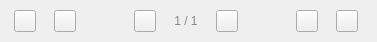
   <widget class="QWidget" name="pagesWindow">
    <property name="minimumSize">
     <size>
      <width>0</width>
      <height>42</height>
     </size>
    </property>
    <property name="maximumSize">
     <size>
      <width>16777215</width>
      <height>42</height>
     </size>
    </property>
    <property name="windowTitle">
     <string>PagesWindow</string>
    </property>
    <property name="styleSheet">
     <string notr="true">#pagesWindow{
	background-color: #fff2f2f2;
}</string>
    </property>
    <layout class="QHBoxLayout" name="horizontalLayout">
     <property name="spacing">
      <number>18</number>
     </property>
     <property name="leftMargin">
      <number>14</number>
     </property>
     <property name="topMargin">
      <number>10</number>
     </property>
     <property name="rightMargin">
      <number>19</number>
     </property>
     <property name="bottomMargin">
      <number>10</number>
     </property>
     <item>
      <widget class="QPushButton" name="btnUndo">
       <property name="minimumSize">
        <size>
         <width>22</width>
         <height>22</height>
        </size>
       </property>
       <property name="maximumSize">
        <size>
         <width>22</width>
         <height>22</height>
        </size>
       </property>
       <property name="styleSheet">
        <string notr="true">QPushButton {
	border-image: url(:/pages/pages/undo-normal.png);
}

QPushButton:pressed {
	border-image: url(:/pages/pages/undo-press.png);
}</string>
       </property>
       <property name="text">
        <string/>
       </property>
      </widget>
     </item>
     <item>
      <widget class="QPushButton" name="btnRedo">
       <property name="minimumSize">
        <size>
         <width>22</width>
         <height>22</height>
        </size>
       </property>
       <property name="maximumSize">
        <size>
         <width>22</width>
         <height>22</height>
        </size>
       </property>
       <property name="styleSheet">
        <string notr="true">QPushButton {
	border-image: url(:/pages/pages/redo-normal.png);
}

QPushButton:pressed {
	border-image: url(:/pages/pages/redo-press.png);
}</string>
       </property>
       <property name="text">
        <string/>
       </property>
      </widget>
     </item>
     <item>
      <spacer name="horizontalSpacer_4">
       <property name="orientation">
        <enum>Qt::Horizontal</enum>
       </property>
       <property name="sizeHint" stdset="0">
        <size>
         <width>40</width>
         <height>20</height>
        </size>
       </property>
      </spacer>
     </item>
     <item>
      <widget class="QPushButton" name="btnLastPage">
       <property name="minimumSize">
        <size>
         <width>22</width>
         <height>22</height>
        </size>
       </property>
       <property name="maximumSize">
        <size>
         <width>22</width>
         <height>22</height>
        </size>
       </property>
       <property name="styleSheet">
        <string notr="true">QPushButton {
	border-image: url(:/pages/pages/left-normal.png);
}

QPushButton:pressed {
	border-image: url(:/pages/pages/left-press.png);
}</string>
       </property>
       <property name="text">
        <string/>
       </property>
      </widget>
     </item>
     <item>
      <widget class="QPushButton" name="btnPageNumber">
       <property name="styleSheet">
        <string notr="true">QPushButton {
	border: none;
	font: bold 14pt &quot;Microsoft YaHei&quot;;
	color: #ff888888;
}

QPushButton:pressed {
	color: #ff006eef;
}</string>
       </property>
       <property name="text">
        <string>1 / 1</string>
       </property>
      </widget>
     </item>
     <item>
      <widget class="QPushButton" name="btnNextPage">
       <property name="minimumSize">
        <size>
         <width>22</width>
         <height>22</height>
        </size>
       </property>
       <property name="maximumSize">
        <size>
         <width>22</width>
         <height>22</height>
        </size>
       </property>
       <property name="styleSheet">
        <string notr="true">QPushButton {
	border-image: url(:/pages/pages/right-normal.png);
}

QPushButton:pressed {
	border-image: url(:/pages/pages/right-press.png);
}</string>
       </property>
       <property name="text">
        <string/>
       </property>
      </widget>
     </item>
     <item>
      <spacer name="horizontalSpacer">
       <property name="orientation">
        <enum>Qt::Horizontal</enum>
       </property>
       <property name="sizeHint" stdset="0">
        <size>
         <width>40</width>
         <height>20</height>
        </size>
       </property>
      </spacer>
     </item>
     <item>
      <widget class="QPushButton" name="btnAddPage">
       <property name="minimumSize">
        <size>
         <width>22</width>
         <height>22</height>
        </size>
       </property>
       <property name="maximumSize">
        <size>
         <width>22</width>
         <height>22</height>
        </size>
       </property>
       <property name="styleSheet">
        <string notr="true">QPushButton {
	border-image: url(:/pages/pages/add-normal.png);
}

QPushButton:pressed {
	border-image: url(:/pages/pages/add-press.png);
}</string>
       </property>
       <property name="text">
        <string/>
       </property>
      </widget>
     </item>
     <item>
      <widget class="QPushButton" name="btnDeletePage">
       <property name="minimumSize">
        <size>
         <width>22</width>
         <height>22</height>
        </size>
       </property>
       <property name="maximumSize">
        <size>
         <width>22</width>
         <height>22</height>
        </size>
       </property>
       <property name="styleSheet">
        <string notr="true">QPushButton {
	border-image: url(:/pages/pages/delete-normal.png);
}

QPushButton:pressed {
	border-image: url(:/pages/pages/delete-press.png);
}</string>
       </property>
       <property name="text">
        <string/>
       </property>
      </widget>
     </item>
    </layout>
   </widget>
